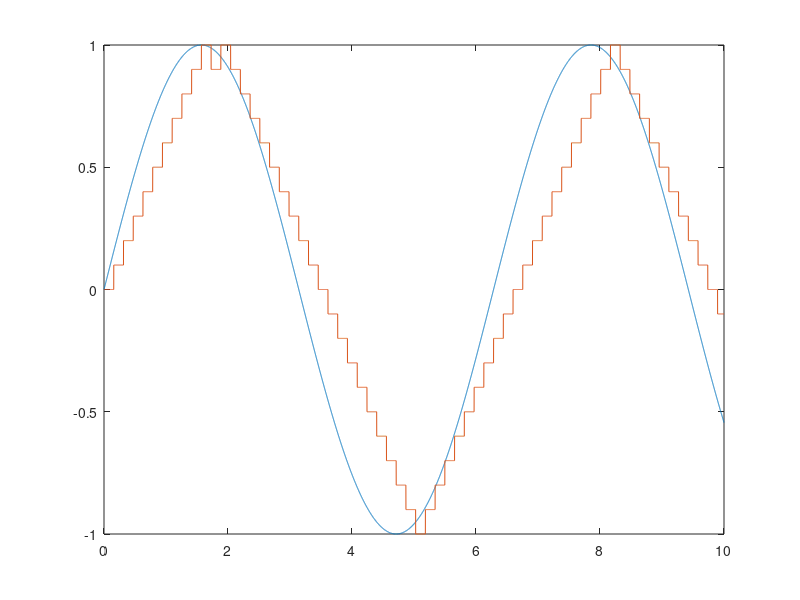

The MATLAB source for this figure:
lim = 10;
t = 0:0.001:lim;
y = sin(t);
plot(t, y);
f = pi/20;
d = 1/10;
hold on; 
    level = 0;
    delta = 0;
    for i = f:f:lim
        q = t>= i;
        q = d.*q;
        if (sin(i) >= level)   
            delta = delta + q;
            level = level + d;
        elseif (sin(i) < level)
            delta = delta - q;
            level = level - d;
        end
    end
    plot(t, delta);
hold off;